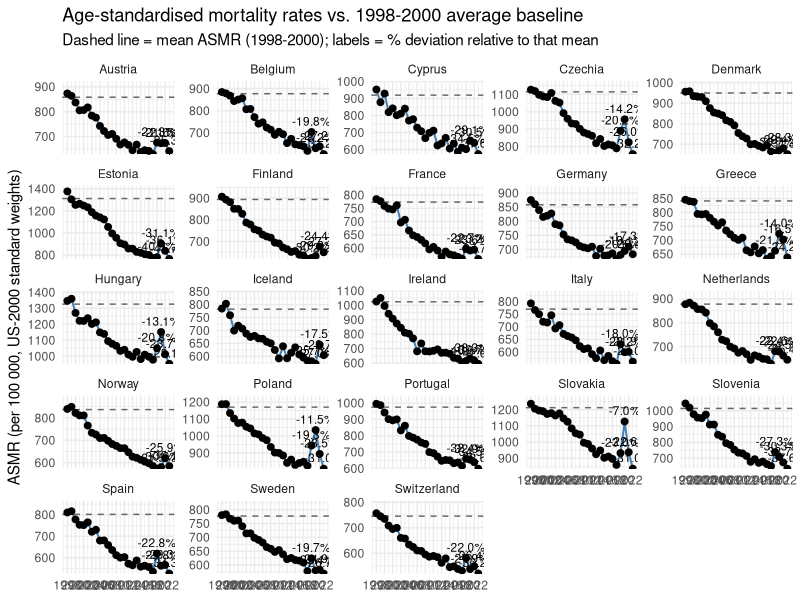

R code for this plot:
################################################################################
## Age-standardised mortality rates (ASMR) 2011-2023, baseline = mean 1998-2000,
## and percent deviation in 2020-2023                                          ##
################################################################################

## 1 ────────────────────────────────────────────────────────────────────────────
library(tidyverse)
library(knitr)
library(kableExtra)
library(scales)
library(broom)      # still required for consistency   (no longer used in step 3)
library(htmltools)
library(ggplot2)

## 2 ────────────────────────────────────────────────────────────────────────────
##  US-2000 standard population weights (0-4 collapsed)
std_pop <- tribble(
  ~age_group_5, ~weight,
  "0-4", 0.013818 + 0.055317,
  "5-9", 0.072533,
  "10-14", 0.073032,
  "15-19", 0.072169,
  "20-24", 0.066478,
  "25-29", 0.064529,
  "30-34", 0.071044,
  "35-39", 0.080762,
  "40-44", 0.081851,
  "45-49", 0.072118,
  "50-54", 0.062716,
  "55-59", 0.048454,
  "60-64", 0.038793,
  "65-69", 0.034264,
  "70-74", 0.031773,
  "75-79", 0.026999,
  "80-84", 0.017842,
  "85+",  0.015508
)

## 3 ────────────────────────────────────────────────────────────────────────────
##  Read Eurostat file & compute ASMR (per 100 000)
dat <- read_csv("data/pop_deaths_eurostats_1998_2023.csv", show_col_types = FALSE)

asmr <- dat %>%
  left_join(std_pop, by = "age_group_5") %>%
  mutate(mr     = deaths / population,
         w_rate = mr * weight) %>%
  group_by(country, year) %>%
  summarise(ASMR = sum(w_rate) * 1e5, .groups = "drop") %>%
  arrange(country, year)

## 4 ────────────────────────────────────────────────────────────────────────────
##  BASELINE = arithmetic mean of 1998-2000 for each country
baseline <- asmr %>%
  filter(year %in% 1998:2000) %>%
  group_by(country) %>%
  summarise(baseline_ASMR = mean(ASMR), .groups = "drop")

##  Attach baseline to every year; compute % deviation
asmr_pred <- asmr %>%
  left_join(baseline, by = "country") %>%
  rename(pred_ASMR = baseline_ASMR) %>%          # keep the same column name as before
  mutate(dev_pct = (ASMR - pred_ASMR) / pred_ASMR * 100)

## 5 ────────────────────────────────────────────────────────────────────────────
##  Table  (same colour-band logic as before)
dev_tbl_num <- asmr_pred %>%
  filter(year %in% 2020:2023) %>%
  select(country, year, dev_pct) %>%
  pivot_wider(names_from = year, values_from = dev_pct) %>%
  arrange(country)

dev_tbl_col <- dev_tbl_num %>%
  mutate(across(
    -country,
    ~{
      bg <- dplyr::case_when(
        .x  < -10 ~ "#0d47a1",
        .x >= -10 & .x <  -5 ~ "#42a5f5",
        .x >=  -5 & .x <   0 ~ "#bbdefb",
        .x >=   0 & .x <   1 ~ "#ffffff",
        .x >=   1 & .x <   3 ~ "#ffcccb",
        .x >=   3 & .x <  10 ~ "#ef5350",
        TRUE                  ~ "#b71c1c"
      )
      fg <- dplyr::case_when(
        .x < -10                     ~ "white",
        .x >= -10 & .x <  -5         ~ "black",
        .x >=  -5 & .x <   0         ~ "black",
        .x >=   0 & .x <   1         ~ "black",
        .x >=   1 & .x <   3         ~ "black",
        .x >=   3 & .x <  10         ~ "white",
        TRUE                         ~ "white"
      )
      cell_spec(sprintf("%+.1f %%", .x), background = bg, color = fg)
    }
  ))

tbl_html <- dev_tbl_col %>%
  kbl(format = "html", escape = FALSE,
      caption = "Percent deviation of ASMR from the 1998-2000 average baseline  
                 (blue = deficit / red = excess)") %>%
  kable_styling(full_width = FALSE, position = "center") %>%
  row_spec(0, bold = TRUE)

html_print( HTML(tbl_html) )

## 6 ────────────────────────────────────────────────────────────────────────────
##  Plot: observed ASMR, constant 1998-2000 average baseline, % deviation label
ggplot(asmr_pred, aes(year, ASMR)) +
  geom_line(linewidth = 0.7, colour = "steelblue") +
  geom_hline(aes(yintercept = pred_ASMR),          # dashed baseline
             linetype = "dashed", colour = "grey40") +
  geom_point(size = 2) +
  geom_text(
    data = subset(asmr_pred, year >= 2020),
    aes(label = sprintf("%+.1f%%", dev_pct)),
    vjust = -0.7, size = 3
  ) +
  facet_wrap(~country, scales = "free_y") +
  scale_x_continuous(breaks = seq(1998, 2023, 2)) +
  scale_y_continuous(expand = expansion(mult = c(0, 0), add = c(0, 50))) +
  labs(
    title    = "Age-standardised mortality rates vs. 1998-2000 average baseline",
    subtitle = "Dashed line = mean ASMR (1998-2000); labels = % deviation relative to that mean",
    x = NULL,
    y = "ASMR (per 100 000, US-2000 standard weights)"
  ) +
  theme_minimal(base_size = 11)
